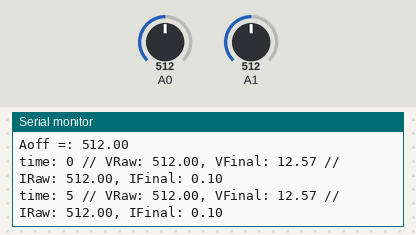
Bench run of a sketch on a simulated Arduino Leonardo, built with avr-gcc and run on an emulated ATmega32U4. On the bench: the last lines printed to the serial monitor. The test bench sets the inputs (shaded band); at power-on: A0 = 512, A1 = 512.

Above: at 5.8 s.
5.9 s: A0 set to 716
At 11.3 s:
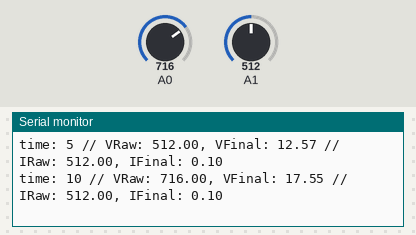
11.9 s: A1 set to 716
At 16.4 s:
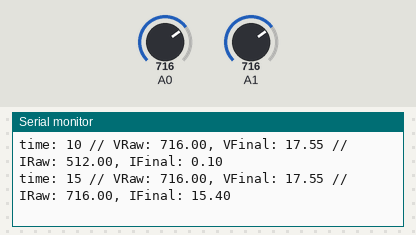
17.9 s: A0 set to 900
At 20.4 s:
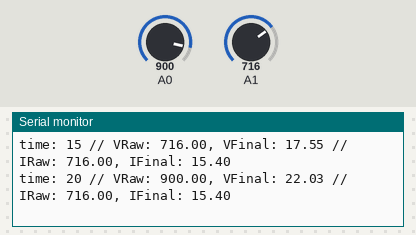
23.9 s: A1 set to 900
At 25.5 s:
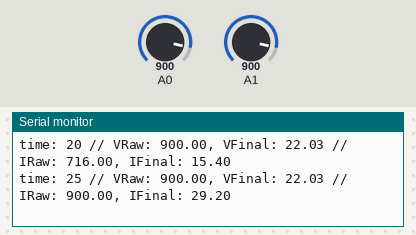
Timing chart, 0 to 27.0 s (numbered marks = the images above; inputs shaded):
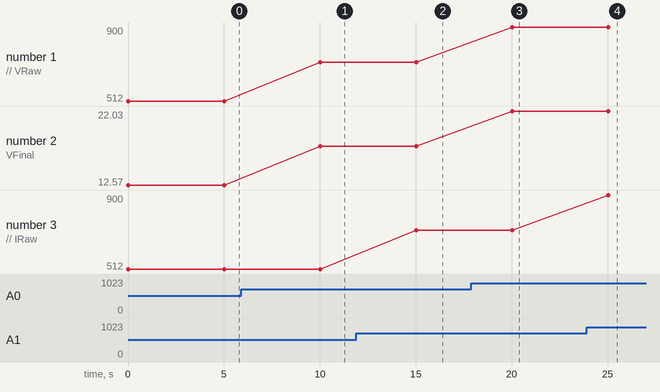

Measured:
- after the input at 5.9 s, the serial monitor: prints a new line after 4.1 s (image 1)
- after the input at 11.9 s, the serial monitor: prints a new line after 3.1 s (image 2)
- after the input at 17.9 s, the serial monitor: prints a new line after 2.1 s (image 3)
- after the input at 23.9 s, the serial monitor: prints a new line after 1.1 s (image 4)
- plotted number 1: 512 → 716 after the input at 5.9 s, 716 → 900 after the input at 17.9 s
- plotted number 2: 12.57 → 17.55 after the input at 5.9 s, 17.55 → 22.03 after the input at 17.9 s

The sketch:

NEW_MEASURING_BOARDS.ino
```cpp
//___________________________________________________ my usual setting
const boolean dbp=true;        // false                 // false  here can disable diagnostic printout
#define db(t,x)     if(t) { Serial.print(x); }
#define dbln(t,x)   if(t) { Serial.println(x); }
                                                        // use:
                                                        // dbln(dbp,"test");

//___________________________________________________ GLOBAL VARS
float voltage = 0.00;
float ampere = 0.00;

//___________________________________________________ SETUP
void setup() {
    Serial.begin(115200);
    while (!Serial){
    ;                                                 // needed for leonardo
    }
    print_in_setup();

}

//___________________________________________________ LOOP
void loop() {
    refreshReadings();
    delay(5000);
}
```

Volt_Amp_Measurement.ino
```cpp
//___________________________________________________ measuring board voltage divider
float Av = 0.075;                                      // MOD KLL after 0 / 3v3 / 5 / 24 / Volt test
float Bv =0.0244;
//___________________________________________________ measuring board ACS712 HALL
float Aoff= 512.0;                                    // MOD KLL for HALL
float Ai = 0.10;                                      // MOD KLL after 5V/12.8A test
float Bi = 0.0750;                                    // MOD KLL after 5V/12.8A test

//___________________________________________________ show params at boot
void print_in_setup(){
  dbln(dbp,"Parameter Setup");
  dbln(dbp,"VFinal = Av + Bv * VRaw(A0)");
  db(dbp,"Av =: "); dbln(dbp,Av);
  db(dbp,"Bv =: "); if (dbp) { Serial.println(Bv,4); }

  dbln(dbp,"IFinal = Ai + Bi * ( IRaw(A1)- Aoff )");
  db(dbp,"Ai =: "); dbln(dbp,Ai);
  db(dbp,"Bi =: "); if (dbp) { Serial.println(Bi,4); }
  db(dbp,"Aoff =: "); dbln(dbp,Aoff);

    }

//___________________________________________________ read analog A0 VOLT ( via voltage divider )
float getV() {
  float VRaw = analogRead(A0);
  float VFinal = Av + Bv * VRaw;
  db(dbp," // VRaw: "); db(dbp,VRaw); db(dbp,", VFinal: "); db(dbp,VFinal);
  return VFinal;
}

//___________________________________________________ read analog A1 AMP ( via ACS712 HALL )
float getI() {
  float IRaw = analogRead(A1);
  float IFinal = Ai + Bi * (IRaw - Aoff);               // MOD KLL for HALL
  db(dbp," // IRaw: "); db(dbp,IRaw); db(dbp,", IFinal: "); dbln(dbp,IFinal);
  return IFinal;
}

//___________________________________________________ get measurements TO GLOBAL VARS
void refreshReadings() {
  db(dbp,"time: "); db(dbp,millis()/1000);
  voltage = getV();
  ampere  = getI();
}
```
